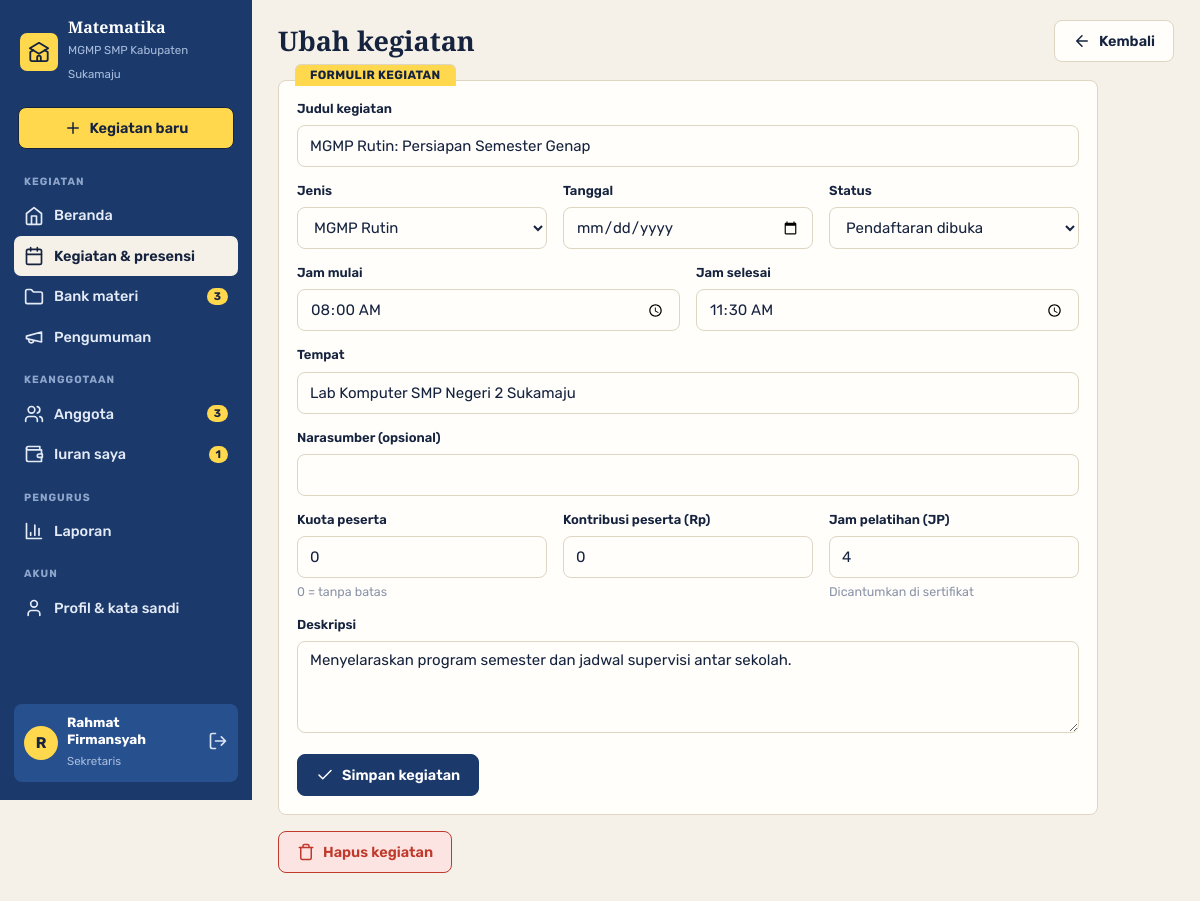
Page /index.php?page=kegiatan.form&id=14 (signed in) on the committed database.
### tables this page shows
CREATE TABLE `pengaturan` (
  `id` TINYINT UNSIGNED NOT NULL PRIMARY KEY,
  `nama` VARCHAR(120) NOT NULL,
  `mapel` VARCHAR(60) NOT NULL,
  `jenjang` VARCHAR(20) NOT NULL,
  `wilayah` VARCHAR(80) NOT NULL,
  `sekretariat` VARCHAR(200) DEFAULT NULL,
  `telepon` VARCHAR(30) DEFAULT NULL,
  `email` VARCHAR(120) DEFAULT NULL,
  `whatsapp` VARCHAR(20) DEFAULT NULL,
  `ketua` VARCHAR(100) DEFAULT NULL,
  `sekretaris` VARCHAR(100) DEFAULT NULL,
  `bendahara` VARCHAR(100) DEFAULT NULL,
  `pembina` VARCHAR(100) DEFAULT NULL,
  `periode` VARCHAR(20) DEFAULT NULL,
  `iuran_bulanan` INT UNSIGNED NOT NULL DEFAULT 0,
  `menit_presensi` SMALLINT UNSIGNED NOT NULL DEFAULT 120,
  `tagline` VARCHAR(160) DEFAULT NULL,
  `tentang` TEXT,
  `logo` VARCHAR(120) DEFAULT NULL
);

CREATE TABLE `anggota` (
  `id` INT UNSIGNED NOT NULL AUTO_INCREMENT PRIMARY KEY,
  `nuptk` VARCHAR(20) DEFAULT NULL,
  `nama` VARCHAR(100) NOT NULL,
  `email` VARCHAR(120) NOT NULL UNIQUE,
  `password` VARCHAR(255) NOT NULL,
  `no_hp` VARCHAR(20) DEFAULT NULL,
  `sekolah` VARCHAR(120) NOT NULL,
  `kecamatan` VARCHAR(60) DEFAULT NULL,
  `jabatan` VARCHAR(40) DEFAULT 'Guru Mata Pelajaran',
  `role` ENUM('ketua','sekretaris','bendahara','anggota') NOT NULL DEFAULT 'anggota',
  `status` ENUM('pending','aktif','nonaktif') NOT NULL DEFAULT 'pending',
  `catatan` VARCHAR(200) DEFAULT NULL,
  `created_at` DATETIME NOT NULL,
  KEY `idx_status` (`status`)
);

CREATE TABLE `kegiatan` (
  `id` INT UNSIGNED NOT NULL AUTO_INCREMENT PRIMARY KEY,
  `judul` VARCHAR(150) NOT NULL,
  `jenis` ENUM('rutin','workshop','iht','diklat','lomba','rapat') NOT NULL DEFAULT 'rutin',
  `tanggal` DATE NOT NULL,
  `jam_mulai` TIME NOT NULL DEFAULT '08:00:00',
  `jam_selesai` TIME NOT NULL DEFAULT '12:00:00',
  `tempat` VARCHAR(150) NOT NULL,
  `narasumber` VARCHAR(120) DEFAULT NULL,
  `kuota` SMALLINT UNSIGNED NOT NULL DEFAULT 0,
  `biaya` INT UNSIGNED NOT NULL DEFAULT 0,
  `jam_pelatihan` SMALLINT UNSIGNED NOT NULL DEFAULT 0,
  `deskripsi` TEXT,
  `status` ENUM('rencana','dibuka','selesai','batal') NOT NULL DEFAULT 'rencana',
  `kode_presensi` VARCHAR(8) DEFAULT NULL,
  `presensi_tutup` DATETIME DEFAULT NULL,
  `dibuat_oleh` INT UNSIGNED DEFAULT NULL,
  `created_at` DATETIME NOT NULL,
  KEY `idx_tanggal` (`tanggal`),
  CONSTRAINT `fk_keg_user` FOREIGN KEY (`dibuat_oleh`) REFERENCES `anggota` (`id`) ON DELETE SET NULL
);

### index.php (called while the page is built, shortened)
<?php
require __DIR__ . '/includes/bootstrap.php';
$publik = ['beranda', 'daftar', 'cek', 'login'];
$routes = [
    'beranda'           => 'pages/beranda.php',
    'daftar'            => 'pages/daftar.php',
    'cek'               => 'pages/cek.php',
    'login'             => 'pages/login.php',
    'logout'            => 'pages/logout.php',
    'dashboard'         => 'pages/dashboard.php',
    'kegiatan'          => 'pages/kegiatan/index.php',
    'kegiatan.detail'   => 'pages/kegiatan/detail.php',
    'kegiatan.form'     => 'pages/kegiatan/form.php',
    'kegiatan.aksi'     => 'pages/kegiatan/aksi.php',
    'kegiatan.cetak'    => 'pages/kegiatan/cetak.php',
    'materi'            => 'pages/materi/index.php',
    'materi.form'       => 'pages/materi/form.php',
    'materi.aksi'       => 'pages/materi/aksi.php',
    'materi.unduh'      => 'pages/materi/unduh.php',
    'iuran'             => 'pages/iuran/index.php',
    'iuran.aksi'        => 'pages/iuran/aksi.php',
    'kas'               => 'pages/iuran/kas.php',
    'anggota'           => 'pages/anggota/index.php',
    'anggota.form'      => 'pages/anggota/form.php',
    'anggota.aksi'      => 'pages/anggota/aksi.php',
    'pengumuman'        => 'pages/pengumuman.php',
    'laporan'           => 'pages/laporan.php',
    'laporan.csv'       => 'pages/csv.php',
    'profil'            => 'pages/profil.php',
    'pengaturan'        => 'pages/pengaturan.php',
];
$page = $_GET['page'] ?? (user() ? 'dashboard' : 'beranda');
if (!in_array($page, $publik, true)) require_login();
require __DIR__ . '/' . $routes[$page];

### pages/kegiatan/form.php (the view, shortened to what this page needs)
<?php
$id = (int) ($_GET['id'] ?? 0);
$k = $id ? q('SELECT * FROM kegiatan WHERE id = ?', [$id])->fetch() : null;
$k = $k ?: ['judul' => '', 'jenis' => 'rutin', 'tanggal' => date('Y-m-d'), 'jam_mulai' => '08:00:00', 'jam_selesai' => '12:00:00',
            'tempat' => '', 'narasumber' => '', 'kuota' => 0, 'biaya' => 0, 'jam_pelatihan' => 0, 'deskripsi' => '', 'status' => 'dibuka'];
$err = [];
$title = $id ? 'Ubah kegiatan' : 'Kegiatan baru';
$actions = '<a class="btn putih" href="' . url($id ? 'kegiatan.detail' : 'kegiatan', $id ? ['id' => $id] : []) . '">' . icon('arrow-left', 18) . ' Kembali</a>';
require __DIR__ . '/../../includes/header.php';
?>
<form method="post" class="kartu map" data-tab="Formulir kegiatan" style="max-width:820px">
  <label class="f"><span>Judul kegiatan</span><input name="judul" value="<?= e($k['judul']) ?>" maxlength="150" required><?php if (isset($err['judul'])): ?><span class="galat"><?= e($err['judul']) ?></span><?php endif; ?></label>
  <div class="grid g3">
    <label class="f"><span>Jenis</span><select name="jenis"><?php foreach (JENIS_KEGIATAN as $kk => $vv): ?><option value="<?= $kk ?>" <?= $k['jenis'] === $kk ? 'selected' : '' ?>><?= e($vv) ?></option><?php endforeach; ?></select></label>
    <label class="f"><span>Tanggal</span><input type="date" name="tanggal" value="<?= e(substr($k['tanggal'], 0, 10)) ?>" required></label>
    <label class="f"><span>Status</span><select name="status"><?php foreach (STATUS_KEGIATAN as $kk => $vv): ?><option value="<?= $kk ?>" <?= $k['status'] === $kk ? 'selected' : '' ?>><?= e($vv[0]) ?></option><?php endforeach; ?></select></label>
  </div>
  <div class="grid g2">
    <label class="f"><span>Jam mulai</span><input type="time" name="jam_mulai" value="<?= e(substr($k['jam_mulai'], 0, 5)) ?>" required></label>
    <label class="f"><span>Jam selesai</span><input type="time" name="jam_selesai" value="<?= e(substr($k['jam_selesai'], 0, 5)) ?>" required></label>
  </div>
  <label class="f"><span>Tempat</span><input name="tempat" value="<?= e($k['tempat']) ?>" maxlength="150" required><?php if (isset($err['tempat'])): ?><span class="galat"><?= e($err['tempat']) ?></span><?php endif; ?></label>
  <label class="f"><span>Narasumber (opsional)</span><input name="narasumber" value="<?= e($k['narasumber']) ?>" maxlength="120"></label>
  <div class="grid g3">
    <label class="f"><span>Kuota peserta</span><input type="number" name="kuota" min="0" max="1000" value="<?= (int) $k['kuota'] ?>"><small>0 = tanpa batas</small></label>
    <label class="f"><span>Kontribusi peserta (Rp)</span><input type="number" name="biaya" min="0" value="<?= (int) $k['biaya'] ?>"></label>
    <label class="f"><span>Jam pelatihan (JP)</span><input type="number" name="jam_pelatihan" min="0" max="200" value="<?= (int) $k['jam_pelatihan'] ?>"><small>Dicantumkan di sertifikat</small></label>
  </div>
  <label class="f"><span>Deskripsi</span><textarea name="deskripsi" maxlength="2000"><?= e($k['deskripsi']) ?></textarea></label>
  <button class="btn"><?= icon('check', 18) ?> Simpan kegiatan</button>
</form>
<?php if ($id): ?>
  <form method="post" action="<?= url('kegiatan.aksi') ?>" class="mt" data-yakin="Hapus kegiatan ini beserta seluruh data pesertanya?">
    <button class="btn merah"><?= icon('trash', 18) ?> Hapus kegiatan</button>
  </form>
<?php endif; ?>
<?php require __DIR__ . '/../../includes/footer.php'; ?>

### includes/header.php (shortened to what this page needs)
<?php
$s = setting();
$navPending = kelola_kegiatan() ? (int) q("SELECT COUNT(*) FROM anggota WHERE status = 'pending'")->fetchColumn() : 0;
$navMateri  = kelola_kegiatan() ? (int) q("SELECT COUNT(*) FROM materi WHERE status = 'menunggu'")->fetchColumn() : 0;
$navIuran   = (int) q("SELECT COUNT(*) FROM iuran WHERE status = 'belum'" . (kelola_kas() ? '' : ' AND anggota_id = ' . (int) user()['id']))->fetchColumn();
$navMenu = ['Kegiatan' => [
    ['dashboard', 'Beranda', 'home', 0],
    ['kegiatan', 'Kegiatan & presensi', 'calendar', 0],
    ['materi', 'Bank materi', 'folder', $navMateri],
    ['pengumuman', 'Pengumuman', 'megaphone', 0],
]];
$navMenu['Keanggotaan'] = [['anggota', 'Anggota', 'users', $navPending], ['iuran', 'Iuran saya', 'wallet', $navIuran]];
if (pengurus()) {
    $navMenu['Pengurus'] = [['laporan', 'Laporan', 'chart', 0]];
}
$navMenu['Akun'] = [['profil', 'Profil & kata sandi', 'user', 0]];
$navCur = explode('.', $_GET['page'] ?? 'dashboard')[0];
?>
<!DOCTYPE html>
<html lang="id">
<head>
<link rel="stylesheet" href="assets/css/style.css">
</head>
<body>
<div class="layout">
  <aside class="drawer" id="drawer">
    <a class="head" href="<?= url('dashboard') ?>"><span class="lg"><?= icon('school', 22) ?></span><span><b><?= e($s['mapel']) ?></b><small>MGMP <?= e($s['jenjang'] . ' ' . $s['wilayah']) ?></small></span></a>
    <?php if (kelola_kegiatan()): ?><a class="btn stabilo" href="<?= url('kegiatan.form') ?>" style="margin:4px 4px 8px"><?= icon('plus', 18) ?> Kegiatan baru</a><?php endif; ?>
    <nav>
      <?php foreach ($navMenu as $sec => $links): ?>
        <div class="sec"><?= e($sec) ?></div>
        <?php foreach ($links as [$_nk, $_nl, $_ni, $_nn]): ?>
          <a href="<?= url($_nk) ?>" class="<?= $navCur === $_nk ? 'active' : '' ?>"><?= icon($_ni, 20) ?> <?= e($_nl) ?><?php if ($_nn): ?><span class="n"><?= $_nn ?></span><?php endif; ?></a>
        <?php endforeach; ?>
      <?php endforeach; ?>
    </nav>
    <div class="grow"></div>
    <div class="me">
      <span class="av"><?= e(mb_strtoupper(mb_substr(user()['nama'], 0, 1))) ?></span>
      <span class="grow"><b><?= e(explode(',', user()['nama'])[0]) ?></b><small><?= e(LABEL_ROLE[role()] ?? role()) ?></small></span>
      <a href="<?= url('logout') ?>" title="Keluar"><?= icon('logout', 20) ?></a>
    </div>
  </aside>
  <main class="main">
    <div class="appbar">
      <h1><?= e($title ?? 'Beranda') ?><?php if (!empty($sub)): ?><small><?= e($sub) ?></small><?php endif; ?></h1>
      <div class="acts"><?= $actions ?? '' ?></div>
    </div>

### rows in the picture
pengaturan: mapel "Matematika", jenjang+wilayah "SMP Kabupaten Sukamaju"
anggota: nama "R", nama "Rahmat Firmansyah", role "Sekretaris"
kegiatan: judul "MGMP Rutin: Persiapan Semester Genap", jenis "MGMP Rutin", status "Pendaftaran dibuka", jam_mulai "08:00", jam_selesai "11:30", tempat "Lab Komputer SMP Negeri 2 Sukamaju", kuota "0", biaya "0", jam_pelatihan "4", deskripsi "Menyelaraskan program semester dan jadwal supervisi antar sekolah."

### other values in the picture
$sec "KEGIATAN"
$_nl "Beranda"
$_nl "Kegiatan & presensi"
$_nl "Bank materi"
$_nn "3"
$_nl "Pengumuman"
$sec "KEANGGOTAAN"
$_nl "Anggota"
$_nl "Iuran saya"
$_nn "1"
$sec "PENGURUS"
$_nl "Laporan"
$sec "AKUN"
$_nl "Profil & kata sandi"
$title "Ubah kegiatan"
